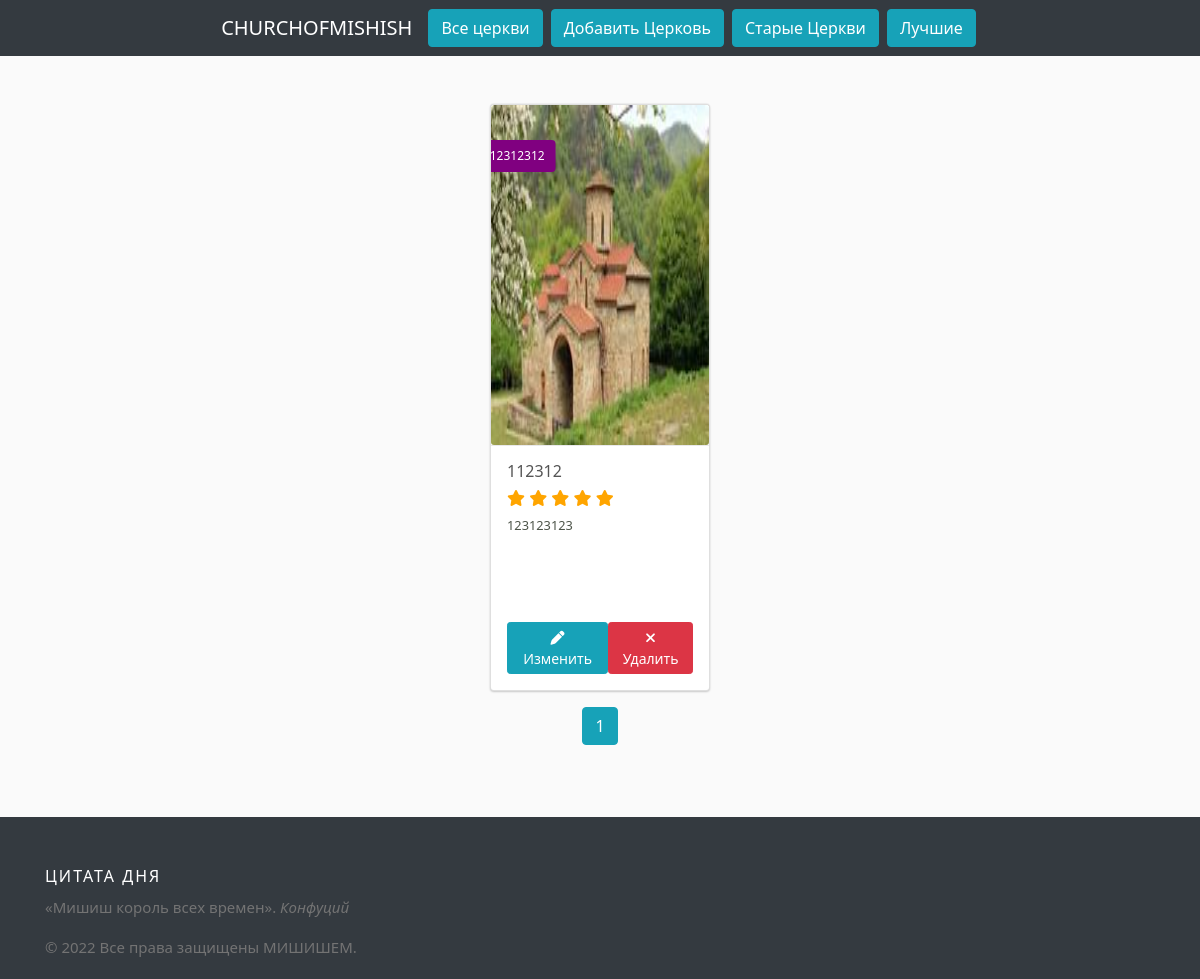
The app's page /best/ with its own data.
### reader/models.py (models this page shows, shortened)
@dataclass
class Church(db.Model):
    id: int
    title: str
    author: str
    genre: str
    cover: str
    rating: int
    description: str
    notes: str
    created_at: str
    id = db.Column(db.Integer, primary_key=True)
    title = db.Column(db.String(100), unique=True, nullable=False)
    author = db.Column(db.String(100), nullable=False)
    genre = db.Column(db.String(20), nullable=False)
    rating = db.Column(db.Integer)
    cover = db.Column(db.String(50), nullable=False, default='default.jpg')
    description = db.Column(db.Text)
    notes = db.Column(db.Text)
    created_at = db.Column(db.DateTime(timezone=True),
                           server_default=func.now())

### reader/routes.py (the view)
@app.route('/best/')
def best():
    page = request.args.get('page', 1, type=int)
    churchs = Church.query.filter(Church.rating > 4).paginate(page=page, per_page=4)
    return render_template('best.html', churchs=churchs)

### reader/templates/best.html (shortened to what this page needs)
{% extends 'base.html' %}
{% block content %}
    <div class="container mx-auto mt-4">
  <div class="d-flex justify-content-center">
{% for church in churchs.items %}
<div class="card">
  <div class="card-img">
    <img class="card-img" src="{{ url_for('send_file', filename=church.cover) }}" alt="{{ church.cover }}">
    <span><h4>{{ church.genre }}</h4></span>
  </div>
  <div class="card-content">
      <h2>{{ church.title }}</h2>
      <h2>{% set stars = church.rating | int %}
          {% for n in range(stars) %}
          <span class="fa fa-star checked" style="color:orange"></span>
          {% endfor %}
       </h2>
      <p>{{ church.description }}</p>
     <div class="btn-wrapper text-center d-flex justify-content-between">
      <button type="button" class="btn btn-info btn-sm">
       <a href="{{ url_for('edit', church_id=church.id) }}" style="color:white"><i class="fas fa-pen"></i> Изменить</a>
      </button>
       <form action="{{ url_for('delete', church_id=church.id) }}" method="POST">
         <button class='btn btn-danger btn-sm' type="submit" value="Удалить" onclick="return confirm('Удалить Церковь?')"><i class="fa fa-times"></i> Удалить</button>
       </form>
     </div>
  </div>
</div>
{% endfor %}
  </div>
   </div>
    {% for page_num in churchs.iter_pages(left_edge=1, right_edge=1, left_current=1, right_current=2) %}
      {% if page_num %}
        {% if churchs.page == page_num %}
          <a class="btn btn-info mb-4" href="{{ url_for('best', page=page_num) }}">{{ page_num }}</a>
        {% else %}
          <a class="btn btn-outline-info mb-4" href="{{ url_for('best', page=page_num) }}">{{ page_num }}</a>
        {% endif %}
      {% else %}
        ...
      {% endif %}
    {% endfor %}
{% endblock %}

### reader/templates/base.html (shortened to what this page needs)
<!DOCTYPE html>
<html lang="en">
<head>
  <link rel="stylesheet" href="https://cdn.jsdelivr.net/npm/bootstrap@4.6.1/dist/css/bootstrap.min.css">
  <link href="{{ url_for('static', filename='css/style.css') }}" rel="stylesheet">
</head>
<body>
 <nav class="navbar navbar-expand-sm bg-dark navbar-dark justify-content-center fixed-top">
  <a class="navbar-brand" href="{{ url_for('index') }}">CHURCHOFMISHISH</a>
  <a class="btn btn-info  mr-2" href="{{ url_for('index') }}" role="button">Все церкви</a>
  <a class="btn btn-info mr-2" href="{{ url_for('create') }}" role="button">Добавить Церковь</a>
  <a class="btn btn-info mr-2" href="{{ url_for('thrillers') }}" role="button">Старые Церкви</a>
  <a class="btn btn-info mr-2" href="{{ url_for('best') }}" role="button">Лучшие</a>
 </nav>
<div class="container mx-auto mt-5 mb-5">
  <div class="row justify-content-center">
    {% block content %} {% endblock %}
    </div>
  </div>
    <footer class="site-footer">
      <div class="container">
        <div class="row">
          <div class="col-sm-12 col-md-6">
            <h6>Цитата дня</h6>
            <p class="text-justify">«Мишиш король всех времен». <i>Конфуций</i></p>
          </div>
          <div class="col-xs-6 col-md-3">
      </div>
      <div class="container">
        <div class="row">
          <div class="col-md-8 col-sm-6 col-xs-12">
            <p class="copyright-text">&copy; 2022 Все права защищены
         <a href="#">МИШИШЕМ</a>.
            </p>
          </div>
      </div>
</footer>
</body>
</html>

### reader/static/css/style.css (style rules this page uses)
:root { --bs-font-sans-serif: system-ui, -apple-system, "Segoe UI", Roboto, "Helvetica Neue", Arial, "Noto Sans", "Liberation Sans", sans-serif, "Apple Color Emoji", "Segoe UI Emoji", "Segoe UI Symbol", "Noto Color Emoji"; --bs-font-monospace: SFMono-Regular, Menlo, Monaco, Consolas, "Liberation Mono", "Courier New", monospace; }
* { box-sizing: border-box; }
html, body { width: 100%; height: 100%; }
body { padding: 1rem 0; background: #fafafa; color:#555; font-family:var(--bs-font-sans-serif); font-size:0.875rem; font-weight:400; }
h2, .h2 { font-size:calc(1.325rem + .9vw) }
@media (min-width: 1200px) { h2, .h2 { font-size:2rem; color: #555; } }
h4, .h4 { font-size:calc(1.275rem + .3vw) }
@media (min-width: 1200px) { h4, .h4 { font-size:1.5rem } }
h6, .h6 { font-size:1rem }
a { color:#4f4f4f }
.card { width: 220px; display: inline-block; margin: 1rem; border-radius: 4px; box-shadow: 0 -1px 1px 0 rgba(0, 0, 0, 0.05), 0 1px 2px 0 rgba(0, 0, 0, 0.2); transition: all 0.2s ease; background: #fff; position: relative; overflow: hidden; }
.card-img { position: relative; height: 340px; width: 100%; background-color: #fff; transition: opacity 0.2s ease; background-position: center center; background-repeat: no-repeat; background-size: cover; }
.card-content { width: 100%; min-height: 150px; background-color: #fff; border-top: 1px solid #E9E9EB; border-bottom-right-radius: 4px; border-bottom-left-radius: 4px; padding: 1rem 1rem; transition: all 0.2s ease; }
.card-content a { text-decoration: none; color: #202927; }
.card-content h2, .card-content a h2 { font-size: 1rem; font-weight: 500; }
.card-content p, .card-content a p { font-size: 0.8rem; font-weight: 400; overflow: hidden; text-overflow: ellipsis; min-height: 90px; color: rgba(32, 41, 28, 0.8); }
.card-img span { position: absolute; top: 15%; left: 12%; background: purple; padding: 6px; color: #fff; font-size: 12px; border-radius: 4px; -webkit-border-radius: 4px; -moz-border-radius: 4px; -ms-border-radius: 4px; -o-border-radius: 4px; transform: translate(-50%,-50%); }
.card-img span h4 { font-size: 12px; margin:0; padding:10px 5px; line-height: 0; }
.site-footer { background-color:#343a40!important; padding:45px 0 20px; font-size:15px; line-height:24px; color:#737373; }
.site-footer h6 { color:#fff; font-size:16px; text-transform:uppercase; margin-top:5px; letter-spacing:2px }
.site-footer a { color:#737373; }
.copyright-text { margin:0 }

### records on screen
Church: cover (picture), genre "12312312", title "112312", description "123123123"

### other values on screen
{{ page_num }} "1"
